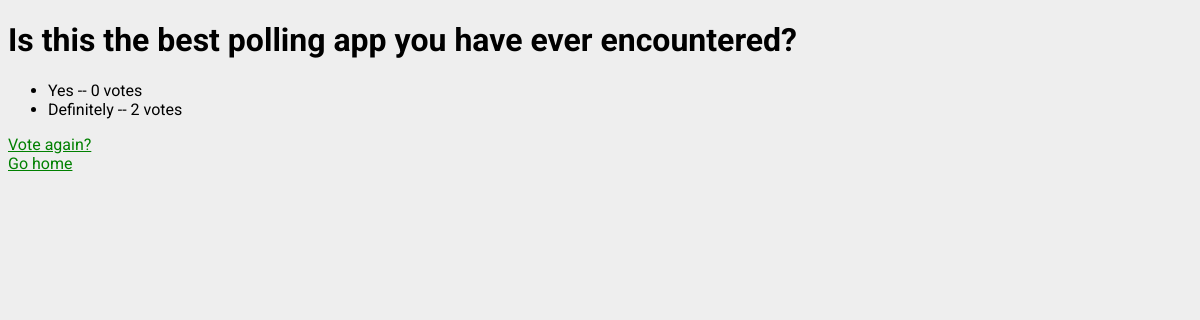
The page /12/results/ on the database as committed earlier.
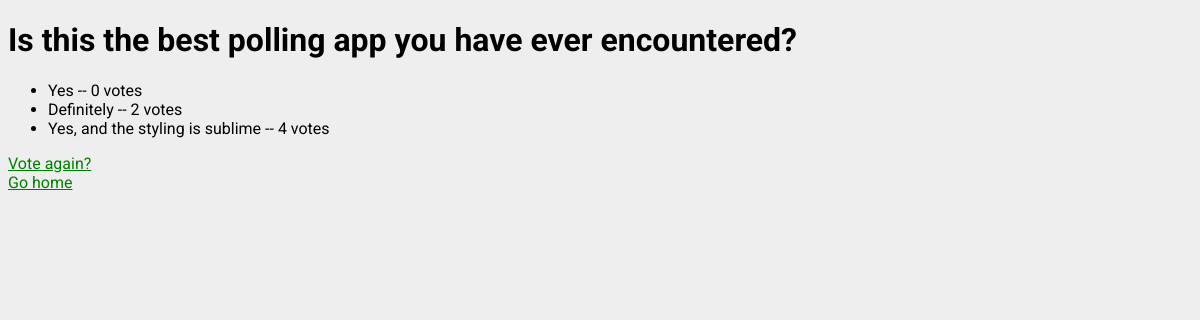
The same page on the database as committed later.
### polls/models.py (models this page shows, shortened)
class Choice(models.Model):
    question = models.ForeignKey(Question, on_delete=models.CASCADE)
    choice_text = models.CharField(max_length=200)
    votes = models.IntegerField(default=0)

### polls/views.py (the view)
# urls.py: path('<int:pk>/results/', views.ResultsView.as_view(), name='results'),
class ResultsView(generic.DetailView):
    model = Question
    template_name = 'polls/results.html'

### polls/templates/polls/results.html (shortened to what this page needs)
<!DOCTYPE html>
<html lang="en">
  <head>
    {% load static %}
    <link
      rel="stylesheet"
      type="text/css"
      href="{% static 'polls/style.css' %}"
    />
  </head>
  <body>
    <h1>{{ question.question_text }}</h1>
    <ul>
      {% for choice in question.choice_set.all %}
      <li>
        {{ choice.choice_text }} -- {{ choice.votes }} vote{{ choice.votes|pluralize }}
      </li>
      {% endfor %}
    </ul>
    <a href="{% url 'polls:detail' question.id %}">Vote again?</a>
    <br>
    <a href="{% url 'polls:pollsindex' %}">Go home</a>
  </body>
</html>

Rows that differ between the two databases and show on the page:
added Choice: choice_text "Yes, and the styling is sublime", votes "4"
